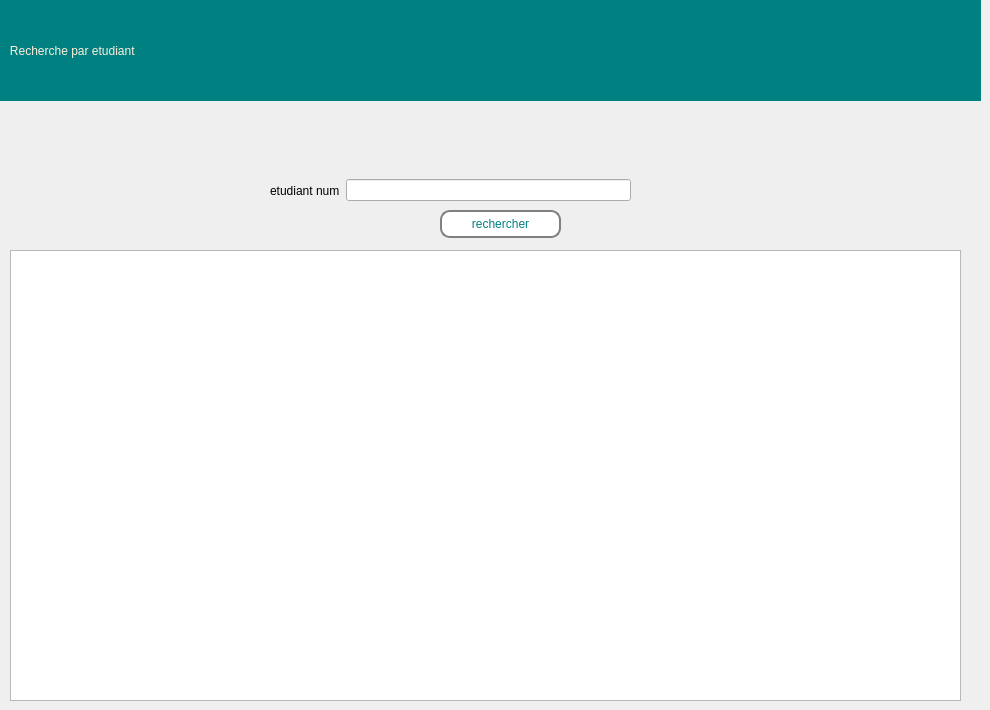
    <widget class="QWidget" name="page_afficher_emprunt_etudiant">
     <widget class="QPushButton" name="pushButton_rechercheetudiant_emprunt">
      <property name="geometry">
       <rect>
        <x>440</x>
        <y>210</y>
        <width>121</width>
        <height>28</height>
       </rect>
      </property>
      <property name="styleSheet">
       <string notr="true">border: 2px solid gray;
font: 63 9pt &quot;Segoe UI Variable Display Semib&quot;;
  border-radius: 10px;
  padding: 0 8px;
  
color: rgb(0, 128, 128);
background-color: rgb(255, 255, 255);</string>
      </property>
      <property name="text">
       <string>rechercher</string>
      </property>
     </widget>
     <widget class="QLabel" name="label_275">
      <property name="geometry">
       <rect>
        <x>0</x>
        <y>0</y>
        <width>981</width>
        <height>101</height>
       </rect>
      </property>
      <property name="toolTip">
       <string>&lt;html&gt;&lt;head/&gt;&lt;body&gt;&lt;p align=&quot;center&quot;&gt;&lt;br/&gt;&lt;/p&gt;&lt;/body&gt;&lt;/html&gt;</string>
      </property>
      <property name="styleSheet">
       <string notr="true">color: rgb(253, 239, 220);background-color: rgb(0, 128, 128);
font: 75 16pt &quot;Rockwell&quot;;
</string>
      </property>
      <property name="text">
       <string>   Recherche par etudiant</string>
      </property>
     </widget>
     <widget class="QWidget" name="horizontalLayoutWidget_12">
      <property name="geometry">
       <rect>
        <x>270</x>
        <y>170</y>
        <width>361</width>
        <height>41</height>
       </rect>
      </property>
      <layout class="QHBoxLayout" name="horizontalLayout_12">
       <item>
        <widget class="QLabel" name="label_107">
         <property name="styleSheet">
          <string notr="true">font: 63 9pt &quot;Segoe UI Variable Display Semib&quot;;</string>
         </property>
         <property name="text">
          <string>etudiant num</string>
         </property>
        </widget>
       </item>
       <item>
        <widget class="QLineEdit" name="etudiant_emprunt_input_recherche"/>
       </item>
      </layout>
     </widget>
     <widget class="QTableWidget" name="tableWidget_emprunts_etudiant">
      <property name="geometry">
       <rect>
        <x>10</x>
        <y>250</y>
        <width>951</width>
        <height>451</height>
       </rect>
      </property>
     </widget>
    </widget>
